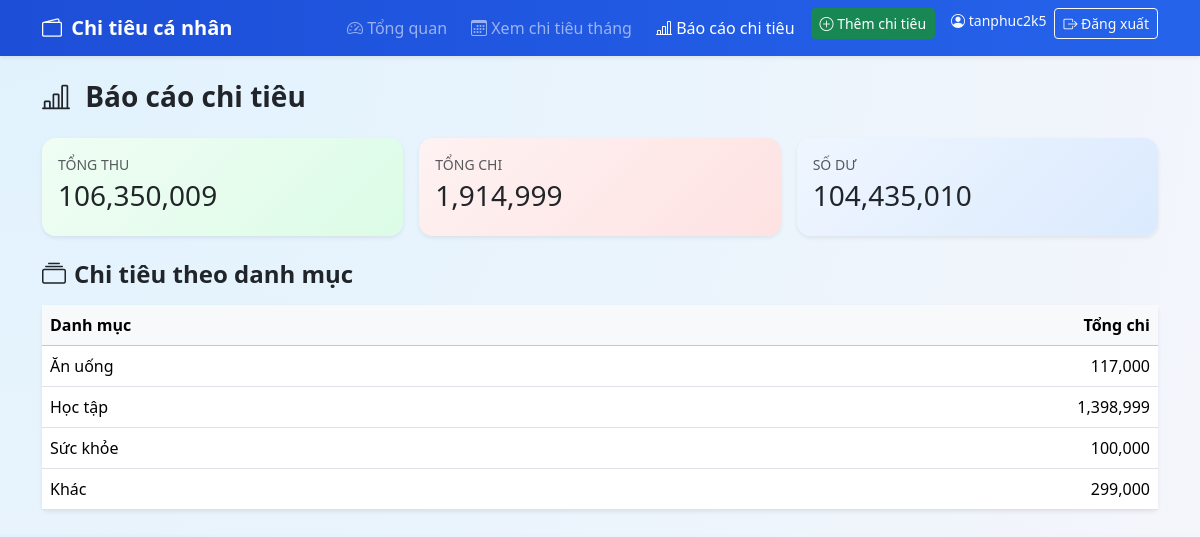
Page /expenses/report (signed in) on the committed database.
### app/models.py (models this page shows, shortened)
class User(UserMixin, db.Model):
    __tablename__ = "users"
    id = db.Column(db.Integer, primary_key=True)
    username = db.Column(db.String(80), unique=True, nullable=False)
    password_hash = db.Column(db.String(255), nullable=False)
    created_at = db.Column(db.DateTime, default=datetime.utcnow)
    expenses = db.relationship("Expense", backref="user", lazy=True)

class Category(db.Model):
    __tablename__ = "categories"
    id = db.Column(db.Integer, primary_key=True)
    name = db.Column(db.String(120), nullable=False)
    expenses = db.relationship("Expense", backref="category", lazy=True)

### app/routes/expenses.py (the view)
@expenses_bp.route("/report")
@login_required
def report():
    expenses = Expense.query.filter_by(user_id=current_user.id).all()
    total_income = sum(e.amount for e in expenses if e.type == "Income")
    total_expense = sum(e.amount for e in expenses if e.type == "Expense")
    balance = total_income - total_expense
    category_stats = (
        db.session.query(Category.name, func.sum(Expense.amount))
        .join(Expense, Expense.category_id == Category.id)
        .filter(
            Expense.user_id == current_user.id,
            Expense.type == "Expense",
        )
        .group_by(Category.id)
        .all()
    )
    return render_template(
        "expenses_report.html",
        total_income=total_income,
        total_expense=total_expense,
        balance=balance,
        category_stats=category_stats,
    )

### app/models.py (called while the page is built)
@login_manager.user_loader
def load_user(user_id):
    return User.query.get(int(user_id))

### app/templates/expenses_report.html
{% extends "base.html" %} {% block title %}Báo cáo chi tiêu{% endblock %} {% block content %} <h3
  class="mb-4 fw-semibold"> <i class="bi bi-bar-chart-line me-2"></i> Báo cáo chi tiêu </h3>
<div class="row g-3 mb-4">
  <div class="col-md-4">
    <div class="card info-card income-card border-0 shadow-sm">
      <div class="card-body">
        <div class="text-muted small text-uppercase mb-1">Tổng thu</div>
        <h3>{{ "{:,.0f}".format(total_income) }}</h3>
      </div>
    </div>
  </div>
  <div class="col-md-4">
    <div class="card info-card expense-card border-0 shadow-sm">
      <div class="card-body">
        <div class="text-muted small text-uppercase mb-1">Tổng chi</div>
        <h3>{{ "{:,.0f}".format(total_expense) }}</h3>
      </div>
    </div>
  </div>
  <div class="col-md-4">
    <div class="card info-card balance-card border-0 shadow-sm">
      <div class="card-body">
        <div class="text-muted small text-uppercase mb-1">Số dư</div>
        <h3>{{ "{:,.0f}".format(balance) }}</h3>
      </div>
    </div>
  </div>
</div>
<h4 class="fw-semibold mb-3"> <i class="bi bi-collection me-2"></i>Chi tiêu theo danh mục </h4>
<div class="card shadow-sm border-0">
  <div class="card-body p-0">
    <div class="table-responsive">
      <table class="table mb-0">
        <thead class="table-light">
          <tr>
            <th>Danh mục</th>
            <th class="text-end">Tổng chi</th>
          </tr>
        </thead>
        <tbody> {% for name, total in category_stats %} <tr>
            <td>{{ name }}</td>
            <td class="text-end">{{ "{:,.0f}".format(total) }}</td>
          </tr> {% else %} <tr>
            <td colspan="2" class="text-center text-muted py-3">Chưa có dữ liệu.</td>
          </tr> {% endfor %} </tbody>
      </table>
    </div>
  </div>
</div> {% endblock %}

### app/templates/base.html (shortened to what this page needs)
<!DOCTYPE html>
<html lang="vi">
<head>
  <link href="https://cdn.jsdelivr.net/npm/bootstrap@5.3.3/dist/css/bootstrap.min.css" rel="stylesheet">
  <link href="https://cdn.jsdelivr.net/npm/bootstrap-icons@1.11.3/font/bootstrap-icons.css" rel="stylesheet">
  <link rel="stylesheet" href="{{ url_for('static', filename='style.css') }}">
</head>
<body>
<nav class="navbar navbar-expand-lg navbar-dark main-navbar shadow-sm">
  <div class="container">
    <a class="navbar-brand fw-bold" href="{{ url_for('main.index') }}"><i class="bi bi-wallet2 me-1"></i> Chi tiêu cá nhân</a>
    <div id="nav" class="collapse navbar-collapse justify-content-end">
      <ul class="navbar-nav">
        {% if current_user.is_authenticated %}
          <li class="nav-item me-2">
            <a class="nav-link {% if request.endpoint == 'main.index' %}active{% endif %}"
               href="{{ url_for('main.index') }}">
              <i class="bi bi-speedometer2"></i> Tổng quan
            </a>
          </li>
          <li class="nav-item me-2">
            <a class="nav-link {% if request.endpoint == 'expenses.by_month' %}active{% endif %}"
               href="{{ url_for('expenses.by_month') }}">
              <i class="bi bi-calendar3"></i> Xem chi tiêu tháng
            </a>
          </li>
          <li class="nav-item me-2">
    <a class="nav-link {% if request.endpoint == 'expenses.report' %}active{% endif %}"
       href="{{ url_for('expenses.report') }}">
      <i class="bi bi-bar-chart-line"></i> Báo cáo chi tiêu
    </a>
</li>
          <li class="nav-item me-3">
            <a class="btn btn-success btn-sm" href="{{ url_for('expenses.add') }}">
              <i class="bi bi-plus-circle"></i> Thêm chi tiêu
            </a>
          </li>
          <li class="nav-item">
            <span class="navbar-text me-2 text-light small">
              <i class="bi bi-person-circle"></i> {{ current_user.username }}
            </span>
          </li>
          <li class="nav-item">
            <a class="btn btn-outline-light btn-sm" href="{{ url_for('auth.logout') }}">
              <i class="bi bi-box-arrow-right"></i> Đăng xuất
            </a>
          </li>
        {% endif %}
      </ul>
    </div>
  </div>
</nav>
<main class="container py-4">
  {% block content %}{% endblock %}
</main>
</body>
</html>

### app/static/style.css (style rules this page uses)
body { background: radial-gradient(circle at top left, #e0f2fe, #f4f6fb); font-family: system-ui, -apple-system, BlinkMacSystemFont, "Segoe UI", sans-serif; }
.main-navbar { background: linear-gradient(90deg, #1d4ed8, #2563eb); }
.info-card { border-radius: 14px; }
.income-card { background: linear-gradient(135deg, #f0fdf4, #dcfce7); }
.expense-card { background: linear-gradient(135deg, #fef2f2, #fee2e2); }
.balance-card { background: linear-gradient(135deg, #eff6ff, #dbeafe); }

### rows in the picture
User: username "tanphuc2k5"
Category: name "Ăn uống", total "117,000"
Category: name "Học tập", total "1,398,999"
Category: name "Sức khỏe", total "100,000"
Category: name "Khác", total "299,000"

### other values in the picture
{{ "{:,.0f}".format(total_income) }} "106,350,009"
{{ "{:,.0f}".format(total_expense) }} "1,914,999"
{{ "{:,.0f}".format(balance) }} "104,435,010"
